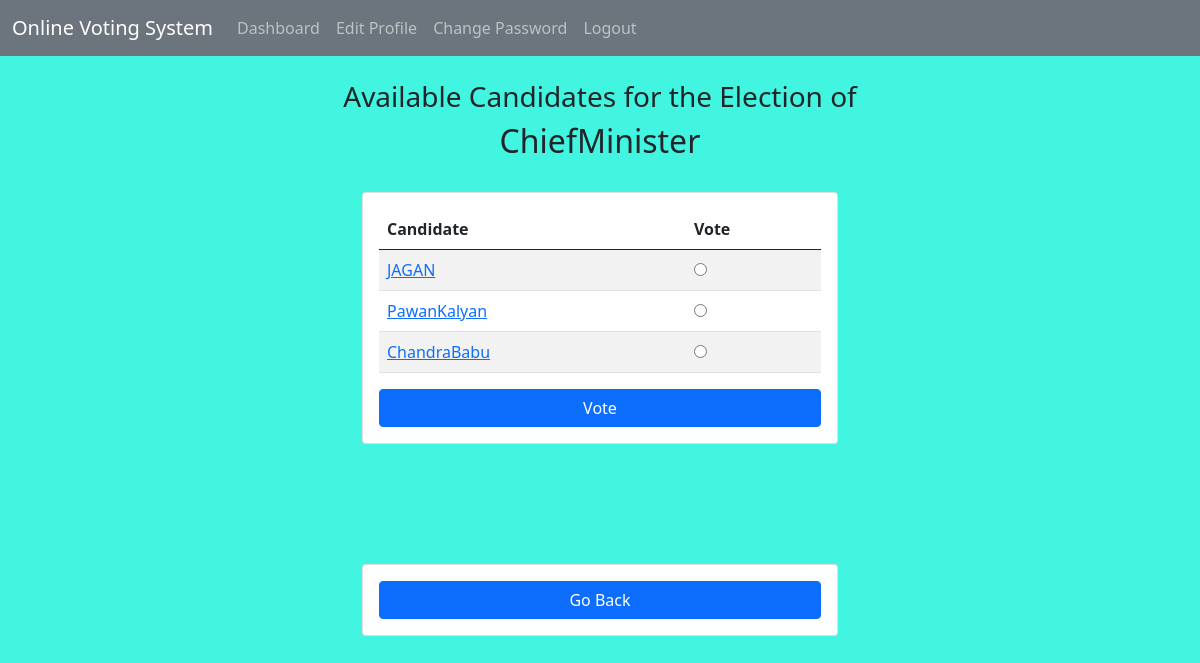
The app's page /candidate/4/ (signed in) with its own data.
### poll/models.py (models this page shows, shortened)
class Position(models.Model):
    title = models.CharField(max_length=200, unique=True)
    def __str__(self):
        return self.title

class Candidate(models.Model):
    name = models.CharField(max_length=20)
    total_vote = models.IntegerField(default=0, editable=False)
    position = models.ForeignKey(Position, on_delete=models.CASCADE)
    image = models.ImageField(verbose_name="Candidate Pic", upload_to='images/')

### poll/views.py (the view)
# urls.py: path('candidate/<int:pos>/', views.candidateView, name='candidate'),
@login_required
def candidateView(request, pos):
    obj = get_object_or_404(Position, pk = pos)
    if request.method == "POST":
        temp = ControlVote.objects.get_or_create(user=request.user, position=obj)[0]
        if temp.status == False:
            temp2 = Candidate.objects.get(pk=request.POST.get(obj.title))
            temp2.total_vote += 1
            temp2.save()
            temp.status = True
            temp.save()
            return HttpResponseRedirect('/position/')
        else:
            messages.success(request, 'you have already been voted this position.')
            return render(request, 'poll/candidate.html', {'obj':obj})
    else:
        return render(request, 'poll/candidate.html', {'obj':obj})

### poll/templates/poll/candidate.html (shortened to what this page needs)
{% extends "poll/base.html" %}
{% block content %}
<br />
<div class="container-fluid as-full">
  <h3 class="card-title d-flex justify-content-center">
    Available Candidates for the Election of
  </h3>
  <h2 class="card-title d-flex justify-content-center">{{ obj.title }}</h2>
</div>
<br />
<div class="container-fluid as-full">
  <div class="row as-full d-flex justify-content-center">
    <div class="col-5 align-self-center">
      <div class="card">
        <div class="card-body">
          <form action="" method="POST">
            <table class="table table-striped table-hover">
              <thead>
                <tr>
                  <th scope="col">Candidate</th>
                  <th scope="col">Vote</th>
                </tr>
              </thead>
              <tbody>
                {% for candidateID in obj.candidate_set.all %}
                <tr>
                  <td>
                    <a href="{% url 'detail' candidateID.id %}">{{candidateID.name}}</a>
                  </td>
                  <td>
                    <input
                      type="radio"
                      id="id_{{candidateID.id}}"
                      name="{{candidateID.position}}"
                      value="{{candidateID.id}}"
                      class="custom-control-input"
                      required
                    />
                  </td>
                </tr>
                {% empty %}
                  <p>No Candidates Available</p>
                {% endfor %}
              </tbody>
            </table>
            <input
              type="submit"
              class="col-md-12 btn btn-primary"
              value="Vote"
            />
          </form>
        </div>
      </div>
    </div>
  </div>
</div>
<br />
<br />
<br />
<br />
<br />
<div class="container-fluid as-full">
  <div class="row as-full d-flex justify-content-center">
    <div class="col-5 align-self-center">
      <div class="card">
        <div class="card-body">
          <a href="{% url 'position' %}" class="col-md-12 btn btn-primary">Go Back</a>
        </div>
      </div>
    </div>
  </div>
</div>
{% endblock %}

### poll/templates/poll/candidate.html (style rules this page uses)
body { background: #42f5e0; background-repeat: no-repeat; background-attachment: fixed; background-size: cover; }

### records on screen
Position: title "ChiefMinister"
Candidate: name "JAGAN"
Candidate: name "PawanKalyan"
Candidate: name "ChandraBabu"
